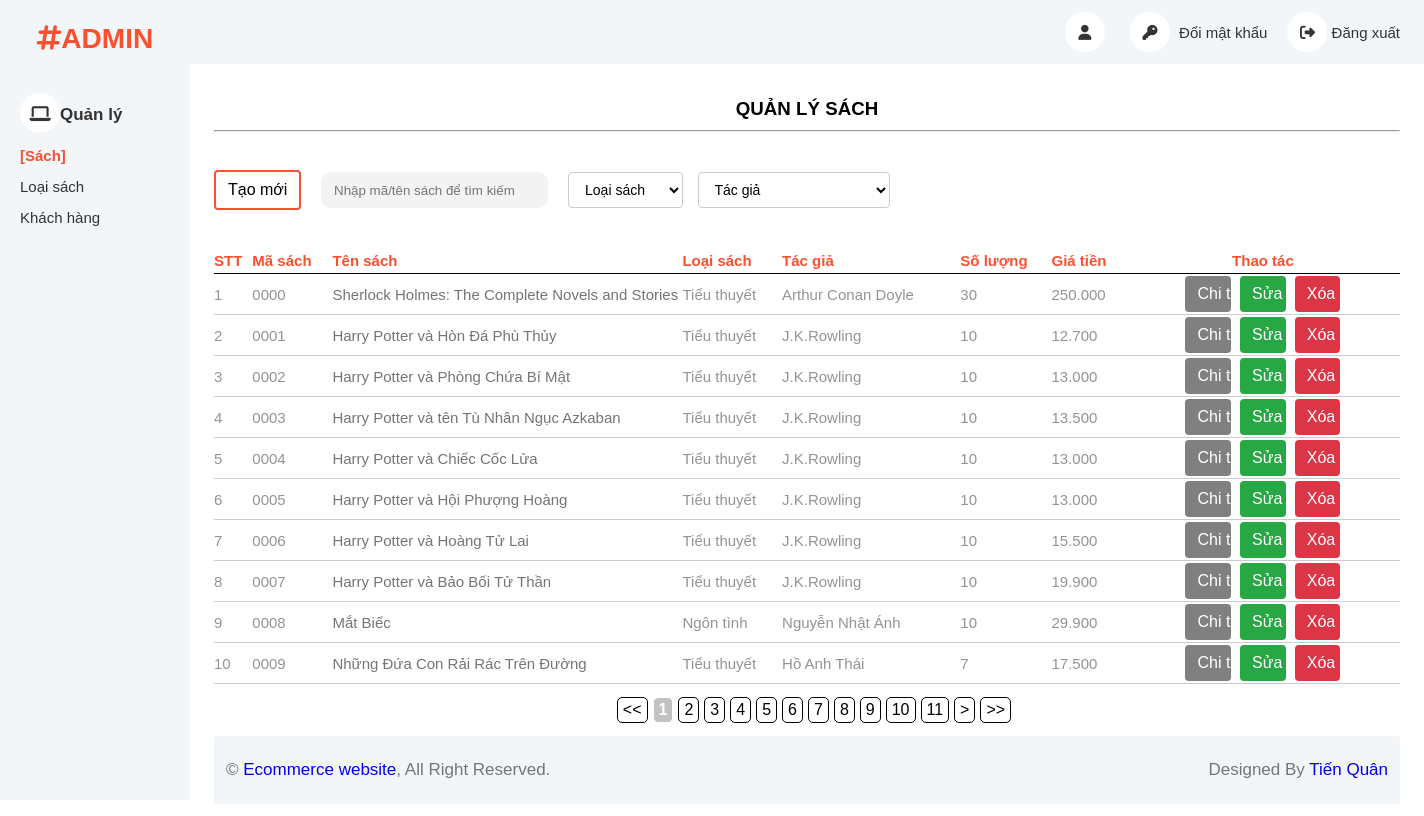
The app's page /html/admin/product/index.php with its own data.
### tables this page shows
CREATE TABLE `sach` (
  `maSach` varchar(4) NOT NULL,
  `tenSach` varchar(100),
  `maLS` varchar(4),
  `moTa` varchar(256),
  `giaTien` int(11),
  `soLuong` int(11),
  `tacGia` varchar(256),
  `hinhAnh` varchar(256)
);

CREATE TABLE `loai_sach` (
  `maLS` varchar(4) NOT NULL,
  `tenLS` varchar(100)
);

### html/admin/product/index.php (called while the page is built, shortened)
<?php
    include_once '../../../components/layout_admin.php';
?>

### database/helper/query.php (called while the page is built, shortened)
<?php
  include_once "connect.php";
  function quick_query(string $sql) {
    global $conn;
    $result = mysqli_query($conn, $sql);
    return $result;
}
  function get_data_query(string $sql) {
    $result = quick_query($sql);
    $data = [];
    if (mysqli_num_rows($result) != 0) {
      while ($row = mysqli_fetch_array($result)) {
        $data[] = $row;
      }
    }
    return $data;
  }
?>

### html/admin/product/product_list.php (the view, shortened to what this page needs)
<?php
    $productsPerPage = 10;
    $offset = ($_GET["page"] - 1) * $productsPerPage;
    $loaiSach = isset($_GET["loai-sach"]) ? $_GET["loai-sach"] : "";
    $search = isset($_GET["search"]) ? trim($_GET["search"]) : "";
    $sql = "
        SELECT s.maSach, s.tenSach, s.tacGia, s.soLuong, s.giaTien , l.tenLS
        FROM sach AS s
        JOIN loai_sach AS l ON s.maLS = l.maLS
    ";
    $sql .= " GROUP BY s.maSach, s.tenSach, s.tacGia, s.soLuong, s.giaTien, l.tenLS LIMIT $offset, $productsPerPage";
    $res = get_data_query($sql);
    function build_group_box($name, $typeCur, $sql) {
        $typeName = $name == "tac-gia" ? "Tác giả" : "Loại sách";
        echo "<select class='group-box' name='$name' id='$name' onchange='send()'>";
        if ($typeCur == "") echo "<option value='' selected>$typeName</option>";
        else echo "<option value=''>$typeName</option>";
        echo "</select>";
    }
    function build_body() {
        global $res;
        echo "<table align='center' cellpadding='2' cellspacing='2' '>";
        echo "
            <tr>
                <th>STT</th>
                <th>Mã sách</th>
                <th width='350'>Tên sách</th>
                <th>Loại sách</th>
                <th>Tác giả</th>
                <th>Số lượng</th>
                <th>Giá tiền</th>
                <th style='text-align: center;'>Thao tác</th>
            </tr>
        ";
        $stt = 1;
        foreach ($res as $row) {
            $money = number_format($row[4], 0, ',', '.');
            echo "<tr>";
            echo "<td>$stt</td>";
            echo "<td>$row[0]</td>";
            echo "<td><a class='link-detail' title='Xem chi tiết' href='?action=detail&productId=$row[0]'>$row[1]</a></td>";
            echo "<td>{$row['tenLS']}</td>";
            echo "<td>$row[2]</td>";
            echo "<td>$row[3]</td>";
            echo "<td>$money</td>";
            echo "
                <td style='display: flex; justify-content: center; gap: 5px;'>
                    <a class='btn btn-success m-2 del-btn' href='?action=detail&productId=$row[0]' style='background-color: gray;'>Chi tiết</a>
                    <a class='btn btn-success m-2 del-btn' href='?action=edit&productId=$row[0]'>Sửa</a>
                    <a class='btn btn-danger m-2 del-btn' href='?action=delete&productId=$row[0]' onclick=\"return confirm('Bạn có chắc chắn muốn xóa?');\" >Xóa</a>
                </td>
            ";
            echo "</tr>";
            $stt++;
        }
        echo "</table>";
    }
?>
<section class='display-content'>
    <h3 >QUẢN LÝ SÁCH</h3>
    <hr>
    <div class="wrapper-search-add">
        <a class="btn btn-add" href="?action=create">Tạo mới</a>
        <form action="" method="GET" id="form-search">
            <input class="search-text" id="search-text" name="search" value="<?php echo $search ?? "" ?>" placeholder="Nhập mã/tên sách để tìm kiếm">
            <div>
                <?php build_group_box("loai-sach", $loaiSach, "select * from loai_sach"); ?>
            </div>
        </form>
    </div>
    <form action="" method="post">
		<?php build_body(); ?>
    </form>
</section>

### assets/styles/basic_setup.css (style rules this page uses)
* { padding: 0; margin: 0; box-sizing: border-box; }
:root { --primary-color: #f95030; --primary-color-rgb: rgba(238, 75 , 43); --white-color: #fff; --black-color: #000; --text-color: #333; }
html { font-family: 'Roboto', sans-serif; box-sizing: border-box; scroll-behavior: smooth; }
ul, a { text-decoration: none; list-style: none; padding-left: 0; margin: 0; }

### assets/styles/custom.css (style rules this page uses)
body { position: relative; }

### assets/styles/grid.css (style rules this page uses)
@media (min-width: 740px) { .m-1, .m-2, .m-3, .m-4, .m-5, .m-6, .m-7, .m-8, .m-9, .m-10, .m-11, .m-12 { display: block; } }
@media (min-width: 740px) { .m-2 { flex: 0 0 16.66667%; max-width: 16.66667%; } }

### components/layout_admin.php (style rules this page uses)
:root { --primary-color: #f95030; --primary-color-rgb: rgba(238, 75 , 43); --white-color: #fff; --black-color: #000; --text-color: #949494; }
* { margin: 0; padding: 0; box-sizing: border-box; }
html { font-family: Arial, Helvetica, sans-serif; }
a { text-decoration: none; }
.btn { display: inline-block; font-weight: 400; text-align: center; white-space: nowrap; vertical-align: middle; font-size: 16px; line-height: 1.5; padding: 6px 12px; border-radius: 4px; text-decoration: none; cursor: pointer; }
.btn.btn-success { color: #fff; background-color: #28a745; border-color: #28a745; }
.btn.btn-danger { color: #fff; background-color: #dc3545; border-color: #dc3545; }
.btn.btn-add { color: #000; border: 2px solid var(--primary-color); }
.display-content { padding: 24px; padding-bottom: 0; min-height: 600px; }
h3 { padding: 10px 0; text-align: center; }

### html/admin/product/product_list.php (style rules this page uses)
table { font-size: 15px; font-family: Arial, Helvetica, sans-serif; width: 100%; border-collapse: collapse; text-align: left; color: var(--text-color); }
table tr { border-bottom: 1px solid #ccc; width: 100%; }
table tr:nth-child(1) { border-color: black; color: var(--primary-color); }
table th { padding: 4px 0; }
.link-detail { color: #757575; text-decoration: none; }
.wrapper-search-add, #form-search { display: flex; align-items: center; gap: 20px; margin: 20px 0; }
.m-2 { margin: 2px; }
.search-text { border: 2px solid transparent; width: 17em; height: 2.7em; padding-left: 0.8em; outline: none; overflow: hidden; background-color: #F3F3F3; border-radius: 10px; transition: all 0.5s; }
select { padding: 8px 12px; border: 1px solid #ccc; border-radius: 4px; outline: none; font-size: 14px; background-color: #fff; margin-right: 10px; cursor: pointer; }

### records on screen
sach: maSach "0000", tenSach "Sherlock Holmes: The Complete Novels and Stories", maLS.tenLS "Tiểu thuyết", tacGia "Arthur Conan Doyle", soLuong "30", giaTien "250.000"
sach: maSach "0001", tenSach "Harry Potter và Hòn Đá Phù Thủy", maLS.tenLS "Tiểu thuyết", tacGia "J.K.Rowling", soLuong "10", giaTien "12.700"
sach: maSach "0002", tenSach "Harry Potter và Phòng Chứa Bí Mật", maLS.tenLS "Tiểu thuyết", tacGia "J.K.Rowling", soLuong "10", giaTien "13.000"
sach: maSach "0003", tenSach "Harry Potter và tên Tù Nhân Ngục Azkaban", maLS.tenLS "Tiểu thuyết", tacGia "J.K.Rowling", soLuong "10", giaTien "13.500"
sach: maSach "0004", tenSach "Harry Potter và Chiếc Cốc Lửa", maLS.tenLS "Tiểu thuyết", tacGia "J.K.Rowling", soLuong "10", giaTien "13.000"
sach: maSach "0005", tenSach "Harry Potter và Hội Phượng Hoàng", maLS.tenLS "Tiểu thuyết", tacGia "J.K.Rowling", soLuong "10", giaTien "13.000"
sach: maSach "0006", tenSach "Harry Potter và Hoàng Tử Lai", maLS.tenLS "Tiểu thuyết", tacGia "J.K.Rowling", soLuong "10", giaTien "15.500"
sach: maSach "0007", tenSach "Harry Potter và Bảo Bối Tử Thần", maLS.tenLS "Tiểu thuyết", tacGia "J.K.Rowling", soLuong "10", giaTien "19.900"
sach: maSach "0008", tenSach "Mắt Biếc", maLS.tenLS "Ngôn tình", tacGia "Nguyễn Nhật Ánh", soLuong "10", giaTien "29.900"
sach: maSach "0009", tenSach "Những Đứa Con Rải Rác Trên Đường", maLS.tenLS "Tiểu thuyết", tacGia "Hồ Anh Thái", soLuong "7", giaTien "17.500"

### other values on screen
$pageName "Sách"
check_page("Loại sách", "typeOfProduct") "Loại sách"
check_page("Khách hàng", "customer") "Khách hàng"
form field loai-sach "Loại sách"
form field tac-gia "Tác giả"
